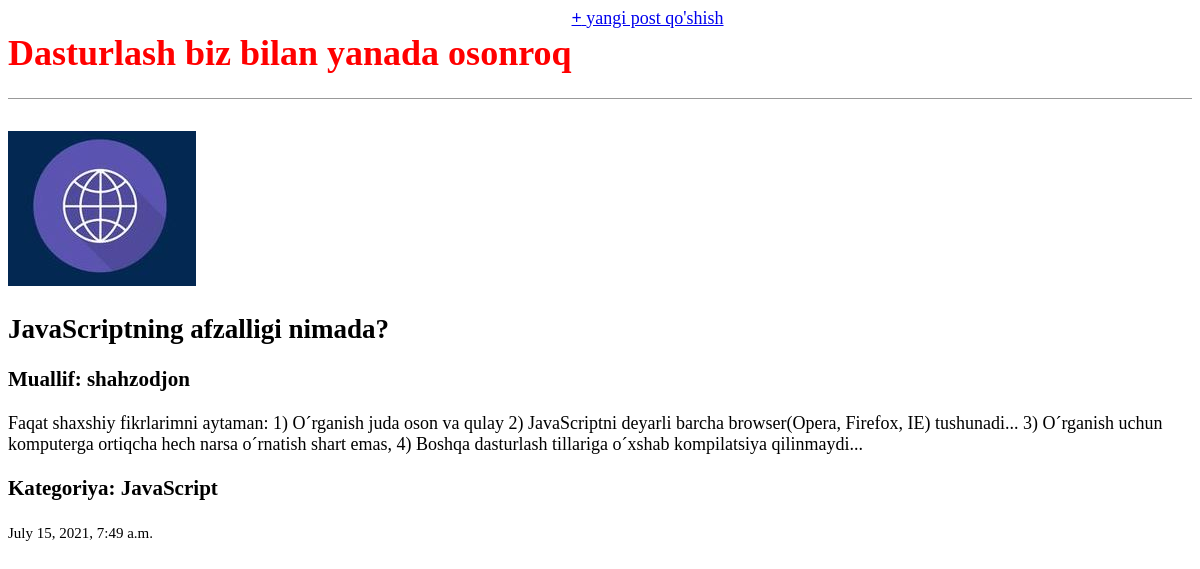
Screenshot of /post/2 with the database file from the repository.
### blog_site/models.py (models this page shows, shortened)
class Post(models.Model):
    title = models.CharField(max_length=200)
    author = models.ForeignKey(User, on_delete=models.CASCADE)
    content = models.TextField()
    img = models.ImageField(upload_to='image/post_img/', blank=True)
    created = models.DateTimeField(auto_now_add=True)
    category =  models.ForeignKey(Category, on_delete=models.CASCADE)

class Category(models.Model):
    name = models.CharField(max_length=200)
    def __str__(post):
        return post.name

### blog_site/views.py (the view)
# urls.py: path('post/<int:pk>', BlogDetailView.as_view(), name='detail'),
class BlogDetailView(DetailView):
    model = Post
    template_name = "post_detail.html"

### templates/post_detail.html
{% extends 'base.html' %}
{% block content %}
{% if post.img %}
    <img src="{{post.img.url}}" alt="">
{% endif %}
<h2> {{post.title}}</h2>
<h3>Muallif: <b>{{post.author}}</b></h3>
<p>
    {{ post.content }}
</p>
<h3>Kategoriya: {{post.category}} </h3>
<p><small>{{post.created}}</small></p>
</div>
{% endblock content %}

### static/css/base.css (style rules this page uses)
body { font-size: 18px; }

### rows the page displays
Post: img (picture), title "JavaScriptning afzalligi nimada?", author "shahzodjon", content "Faqat shaxshiy fikrlarimni aytaman: 1) O´rganish juda oson va qulay 2) JavaScriptni deyarli barcha browser(Opera, Firefox, IE) tushunadi... 3) O´rganish uchun komputerga ortiqcha hech narsa o´rnatish shart emas, 4) Boshqa dasturlash tillariga o´xshab kompilatsiya qilinmaydi...", category "JavaScript", created "July 15, 2021, 7:49 a.m."
